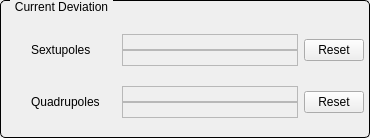
       <widget class="QGroupBox" name="titleGroupBox_14">
        <property name="geometry">
         <rect>
          <x>650</x>
          <y>740</y>
          <width>370</width>
          <height>138</height>
         </rect>
        </property>
        <property name="styleSheet">
         <string notr="true">QGroupBox {
     border: 1px solid black;
     border-radius: 5px;
     margin-top: 0.5em;
 }
 
 QGroupBox::title {
     subcontrol-origin: margin;
     left: 10px;
     padding: 0 3px 0 3px;
 }</string>
        </property>
        <property name="title">
         <string>Current Deviation</string>
        </property>
        <widget class="QWidget" name="layoutWidget">
         <property name="geometry">
          <rect>
           <x>5</x>
           <y>20</y>
           <width>359</width>
           <height>112</height>
          </rect>
         </property>
         <layout class="QVBoxLayout" name="verticalLayout_3">
          <item>
           <layout class="QHBoxLayout" name="horizontalLayout_2" stretch="1,6,10,1">
            <item>
             <widget class="QESimpleShape" name="qesimpleshape_205">
              <property name="sizePolicy">
               <sizepolicy hsizetype="Fixed" vsizetype="Preferred">
                <horstretch>0</horstretch>
                <verstretch>0</verstretch>
               </sizepolicy>
              </property>
              <property name="minimumSize">
               <size>
                <width>20</width>
                <height>0</height>
               </size>
              </property>
              <property name="maximumSize">
               <size>
                <width>20</width>
                <height>16777215</height>
               </size>
              </property>
              <property name="colour0" stdset="0">
               <color>
                <red>240</red>
                <green>5</green>
                <blue>5</blue>
               </color>
              </property>
              <property name="variable" stdset="0">
               <string>SRC03-PS-SX:isLatchedInterlock</string>
              </property>
             </widget>
            </item>
            <item>
             <widget class="QLabel" name="label_233">
              <property name="sizePolicy">
               <sizepolicy hsizetype="Fixed" vsizetype="Preferred">
                <horstretch>0</horstretch>
                <verstretch>0</verstretch>
               </sizepolicy>
              </property>
              <property name="minimumSize">
               <size>
                <width>85</width>
                <height>0</height>
               </size>
              </property>
              <property name="maximumSize">
               <size>
                <width>85</width>
                <height>16777215</height>
               </size>
              </property>
              <property name="text">
               <string>Sextupoles</string>
              </property>
             </widget>
            </item>
            <item>
             <layout class="QVBoxLayout" name="verticalLayout">
              <property name="spacing">
               <number>0</number>
              </property>
              <item>
               <widget class="QELabel" name="sextupolesViolationPv">
                <property name="sizePolicy">
                 <sizepolicy hsizetype="MinimumExpanding" vsizetype="Fixed">
                  <horstretch>0</horstretch>
                  <verstretch>0</verstretch>
                 </sizepolicy>
                </property>
                <property name="frameShape">
                 <enum>QFrame::StyledPanel</enum>
                </property>
                <property name="variable" stdset="0">
                 <string>SextupolesMontitor:PV</string>
                </property>
               </widget>
              </item>
              <item>
               <widget class="QELabel" name="sextupolesViolationTime">
                <property name="sizePolicy">
                 <sizepolicy hsizetype="MinimumExpanding" vsizetype="Fixed">
                  <horstretch>0</horstretch>
                  <verstretch>0</verstretch>
                 </sizepolicy>
                </property>
                <property name="frameShape">
                 <enum>QFrame::StyledPanel</enum>
                </property>
                <property name="variable" stdset="0">
                 <string>SextupolesMontitor:Time</string>
                </property>
               </widget>
              </item>
             </layout>
            </item>
            <item>
             <widget class="QEPushButton" name="btnResetSXT">
              <property name="sizePolicy">
               <sizepolicy hsizetype="Fixed" vsizetype="Fixed">
                <horstretch>0</horstretch>
                <verstretch>0</verstretch>
               </sizepolicy>
              </property>
              <property name="minimumSize">
               <size>
                <width>60</width>
                <height>0</height>
               </size>
              </property>
              <property name="maximumSize">
               <size>
                <width>60</width>
                <height>16777215</height>
               </size>
              </property>
              <property name="text">
               <string>Reset</string>
              </property>
              <property name="variable" stdset="0">
               <string/>
              </property>
             </widget>
            </item>
           </layout>
          </item>
          <item>
           <layout class="QHBoxLayout" name="horizontalLayout_3" stretch="1,6,10,1">
            <item>
             <widget class="QESimpleShape" name="qesimpleshape_224">
              <property name="sizePolicy">
               <sizepolicy hsizetype="Fixed" vsizetype="Preferred">
                <horstretch>0</horstretch>
                <verstretch>0</verstretch>
               </sizepolicy>
              </property>
              <property name="minimumSize">
               <size>
                <width>20</width>
                <height>0</height>
               </size>
              </property>
              <property name="maximumSize">
               <size>
                <width>20</width>
                <height>16777215</height>
               </size>
              </property>
              <property name="colour0" stdset="0">
               <color>
                <red>240</red>
                <green>5</green>
                <blue>5</blue>
               </color>
              </property>
              <property name="variable" stdset="0">
               <string>SRC03-PS-QD:isLatchedInterlock</string>
              </property>
             </widget>
            </item>
            <item>
             <widget class="QLabel" name="label_234">
              <property name="sizePolicy">
               <sizepolicy hsizetype="Fixed" vsizetype="Preferred">
                <horstretch>0</horstretch>
                <verstretch>0</verstretch>
               </sizepolicy>
              </property>
              <property name="minimumSize">
               <size>
                <width>85</width>
                <height>0</height>
               </size>
              </property>
              <property name="maximumSize">
               <size>
                <width>85</width>
                <height>16777215</height>
               </size>
              </property>
              <property name="text">
               <string>Quadrupoles</string>
              </property>
             </widget>
            </item>
            <item>
             <layout class="QVBoxLayout" name="verticalLayout_2">
              <property name="spacing">
               <number>0</number>
              </property>
              <item>
               <widget class="QELabel" name="quadrupolesViolationPv">
                <property name="sizePolicy">
                 <sizepolicy hsizetype="MinimumExpanding" vsizetype="Fixed">
                  <horstretch>0</horstretch>
                  <verstretch>0</verstretch>
                 </sizepolicy>
                </property>
                <property name="frameShape">
                 <enum>QFrame::StyledPanel</enum>
                </property>
                <property name="variable" stdset="0">
                 <string>QuadrupolesMontitor:PV</string>
                </property>
               </widget>
              </item>
              <item>
               <widget class="QELabel" name="quadrupolesViolationTime">
                <property name="sizePolicy">
                 <sizepolicy hsizetype="MinimumExpanding" vsizetype="Fixed">
                  <horstretch>0</horstretch>
                  <verstretch>0</verstretch>
                 </sizepolicy>
                </property>
                <property name="frameShape">
                 <enum>QFrame::StyledPanel</enum>
                </property>
                <property name="variable" stdset="0">
                 <string>QuadrupolesMontitor:Time</string>
                </property>
               </widget>
              </item>
             </layout>
            </item>
            <item>
             <widget class="QEPushButton" name="btnResetQD">
              <property name="sizePolicy">
               <sizepolicy hsizetype="Fixed" vsizetype="Fixed">
                <horstretch>0</horstretch>
                <verstretch>0</verstretch>
               </sizepolicy>
              </property>
              <property name="minimumSize">
               <size>
                <width>60</width>
                <height>0</height>
               </size>
              </property>
              <property name="maximumSize">
               <size>
                <width>60</width>
                <height>16777215</height>
               </size>
              </property>
              <property name="text">
               <string>Reset</string>
              </property>
              <property name="variable" stdset="0">
               <string/>
              </property>
             </widget>
            </item>
           </layout>
          </item>
         </layout>
        </widget>
       </widget>
